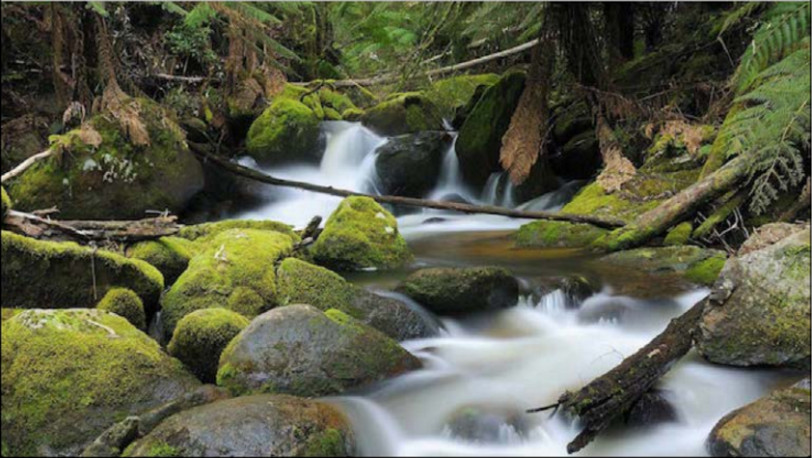
#> input picture Images/input.jpg, 812 x 458 px
$ jupyter execute 'Laboratorio #1 - Procesamiento de imagenes.ipynb'   (shell and % lines are left out)
#> lines starting #> are read from the running program, lines starting #| are printed output that depends on the picture; after the words box and inside, x2 and y2 are one past the last pixel; in counts of white or black regions, pixels touching at a corner belong together
[cell 1]
import cv2 #Libreria de openCV.
import numpy as np #Libreria para calculos numericos.
import matplotlib.pyplot as plt #Libreria para graficos.

[cell 2]
#Cargar imagen
img = cv2.imread("Images/input.jpg")
#> img is the input picture: shape (458, 812, 3); mean B, G, R 72.5, 93.3, 91.1
#Mostrar imagen
plt.imshow(img)

#OpenCV cambia el orden de los colores. Trabaja en BGR

[cell 3]
#Modificando el espacio de colores de BGR a RGB
img_fix= cv2.cvtColor(img, cv2.COLOR_BGR2RGB)
plt.imshow(img_fix)

[cell 4]
type(img)

[cell 5]
img.shape
#> Out = (458, 812, 3)
#(458,812,3) 458 de alto, 812 de ancho y 3 canales

[cell 6]
#Cargar imagen en escala de grises
img_gray=cv2.imread("Images/input.jpg", cv2.IMREAD_GRAYSCALE)
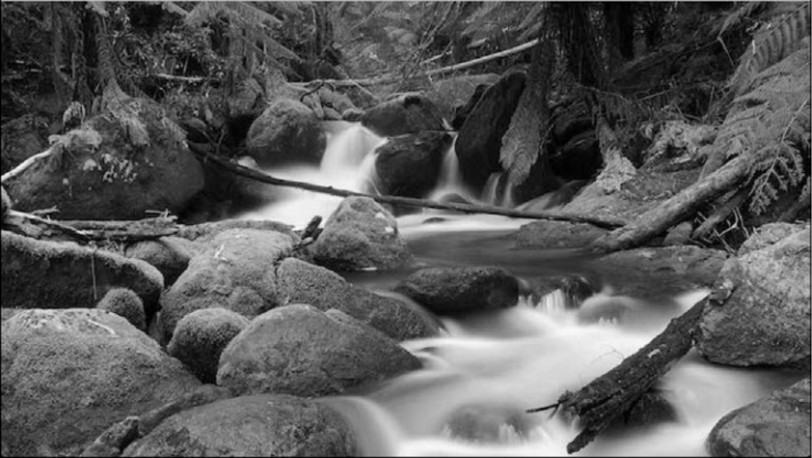
#> img_gray: shape (458, 812); min 0, max 253, mean 90.3
#plt.imshow(img_gray,cmap="gray")
plt.imshow(img_gray, cmap="gray")

#El procesamiento de imagenes siempre se lo trabaja en escala de grises.
#Es mas rapido y usa menos recursos el procesamiento en escala de grises.

[cell 7]
#Guardar una imagen de grises en un nuevo archivo
cv2.imwrite("Images/input_gray.jpg",img_gray)
#> Out = True

[cell 8]
cv2.imwrite("Images/input_gray.png",img_gray)
#> Out = True

[cell 9]
cv2.imwrite("Images/input_gray_compression.png",img_gray,[cv2.IMWRITE_PNG_COMPRESSION])
#> Out = True

## Manipulacion de pixeles y areas

[cell 10]
#Obtener los pesos de colores de la posicion[0,0]
#Pesos de colores RGB en la posicion [0,0] de la imagen
(b,g,r)=img[0,0]
#> b = 32; g = 33; r = 31
print("pixeles en canal Rojo:{} - Verde:{} - Azul:{}".format(r,g,b))
#| pixeles en canal Rojo:31 - Verde:33 - Azul:32

[cell 11]
#Asigar a la posicon[0,0] de la imagen
img[0,0]=(0,0,255)
#> img: shape (458, 812, 3); under 0.01% of pixels changed, all inside (x1, y1, x2, y2) = (0, 0, 1, 1)
(b,g,r)=img[0,0]
#> b = 0; g = 0; r = 255
print("pixeles en canal Rojo:{} - Verde:{} - Azul:{}".format(r,g,b))
#| pixeles en canal Rojo:255 - Verde:0 - Azul:0

[cell 12]
plt.imshow(img)

## Manejo de regiones y cortado

[cell 13]
#Cortar una region de la imagen
corner=img[0:100, 0:100]
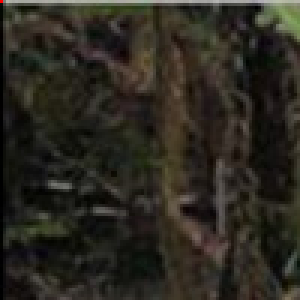
#> corner: shape (100, 100, 3) (shown 3 times larger); mean B, G, R 32.3, 40.4, 43.5
plt.imshow(corner)

[cell 14]
#Marcar el corte con el color verde
img_fix[0:100,0:100]=(0,255,0)
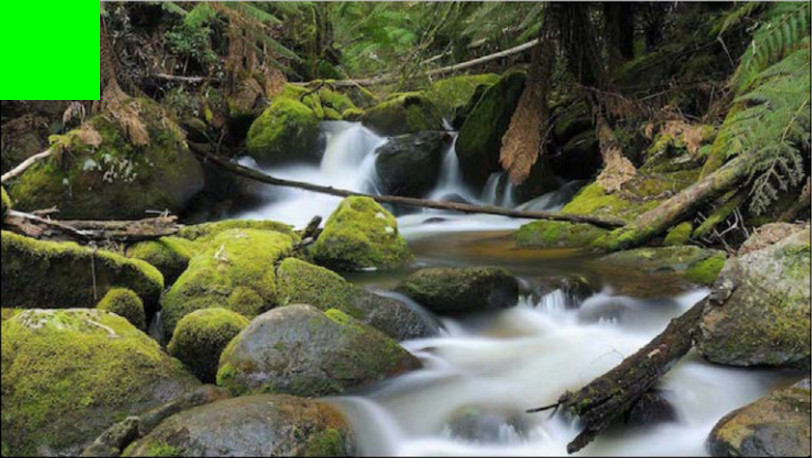
#> img_fix: shape (458, 812, 3); mean R, G, B 90, 99.1, 71.6
plt.imshow(img_fix)

$ run again, with Images/Nadia_Murad.jpg copied over Images/input.jpg
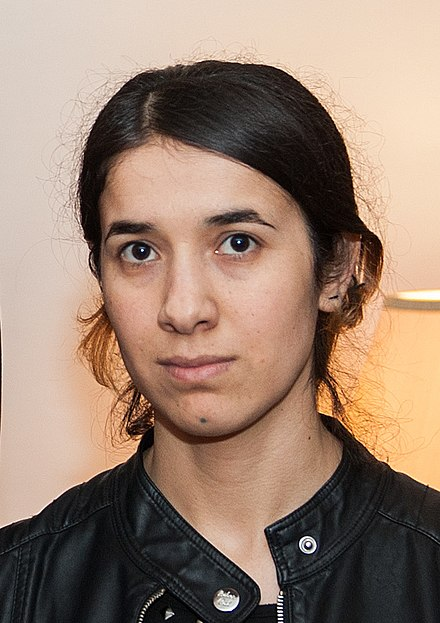
#> input picture Images/Nadia_Murad.jpg, 440 x 623 px
#> img is the input picture: shape (623, 440, 3); mean B, G, R 112.7, 129.2, 153.8
#> `img_gray=cv2.imread("Images/input.jpg", cv2.IMREAD_GRAYSCALE)`:
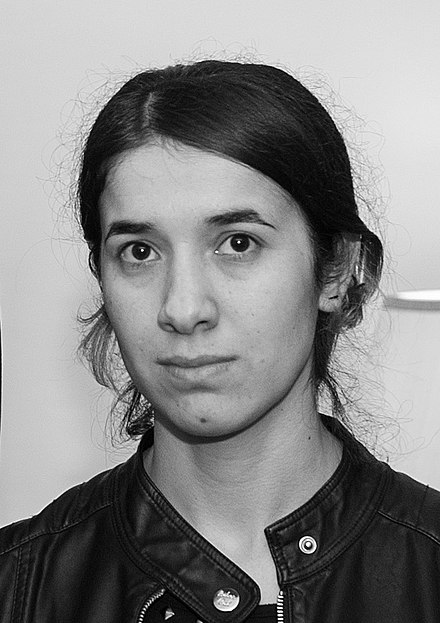
#> img_gray: shape (623, 440); min 0, max 255, mean 134.7
#> `cv2.imwrite("Images/input_gray.jpg",img_gray)`: Out = True
#> `(b,g,r)=img[0,0]`: b = 203; g = 212; r = 222
#| pixeles en canal Rojo:222 - Verde:212 - Azul:203
#> img: shape (623, 440, 3); under 0.01% of pixels changed, all inside (x1, y1, x2, y2) = (0, 0, 1, 1)
#> `(b,g,r)=img[0,0]`: b = 0; r = 255
#| pixeles en canal Rojo:255 - Verde:0 - Azul:0
#> `img_fix[0:100,0:100]=(0,255,0)`:
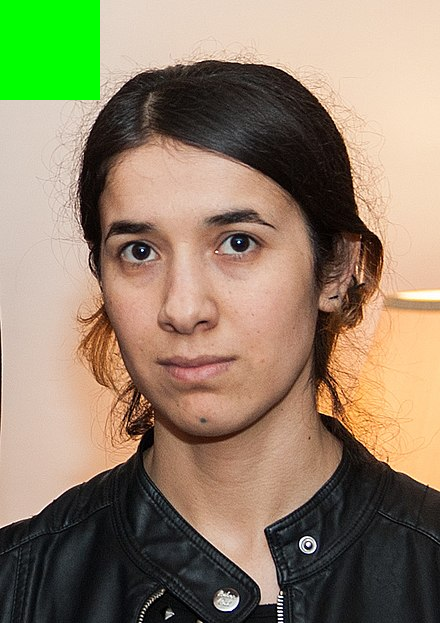
#> img_fix: shape (623, 440, 3); mean R, G, B 145.7, 130.9, 105.4

$ run again, with Images/cat.jpg copied over Images/input.jpg
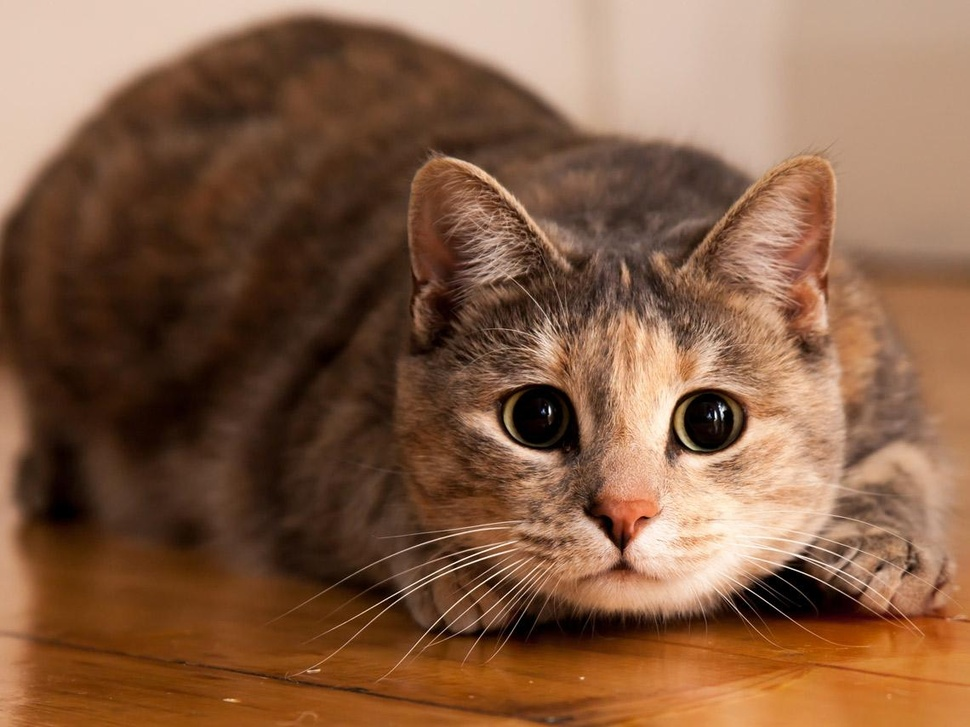
#> input picture Images/cat.jpg, 970 x 727 px, shrunk from 1140 x 855 before the run
#> img is the input picture: shape (727, 970, 3); mean B, G, R 68.2, 94, 132.4
#> `img_gray=cv2.imread("Images/input.jpg", cv2.IMREAD_GRAYSCALE)`:
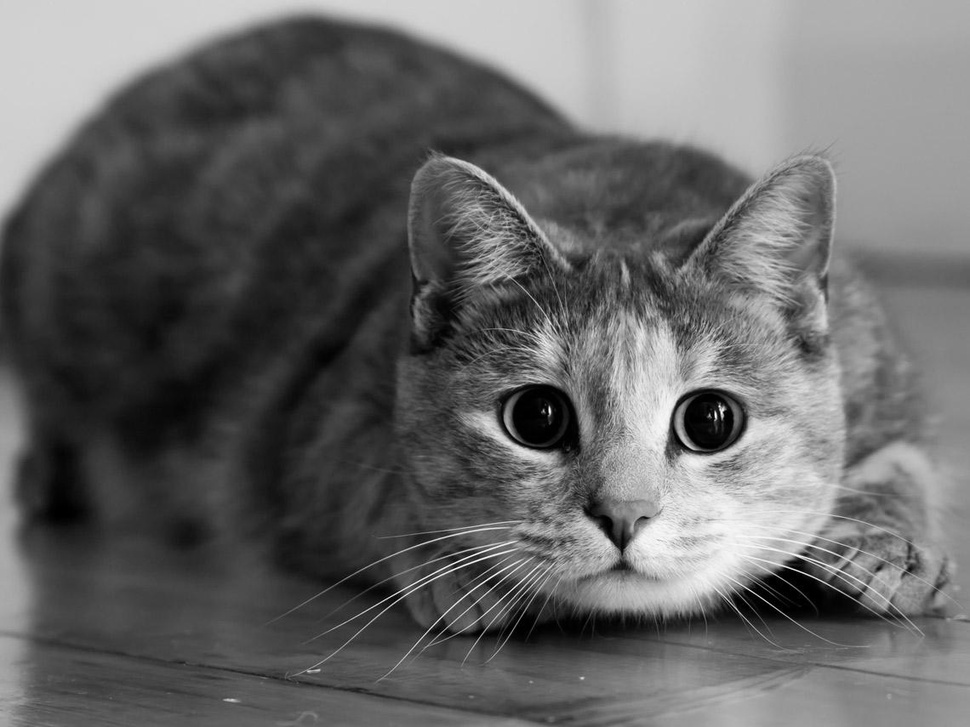
#> img_gray: shape (727, 970); min 0, max 255, mean 102.5
#> `cv2.imwrite("Images/input_gray.jpg",img_gray)`: Out = True
#> `(b,g,r)=img[0,0]`: b = 184; g = 201; r = 228
#| pixeles en canal Rojo:228 - Verde:201 - Azul:184
#> img: shape (727, 970, 3); under 0.01% of pixels changed, all inside (x1, y1, x2, y2) = (0, 0, 1, 1)
#> `(b,g,r)=img[0,0]`: b = 0; r = 255
#| pixeles en canal Rojo:255 - Verde:0 - Azul:0
#> `img_fix[0:100,0:100]=(0,255,0)`:
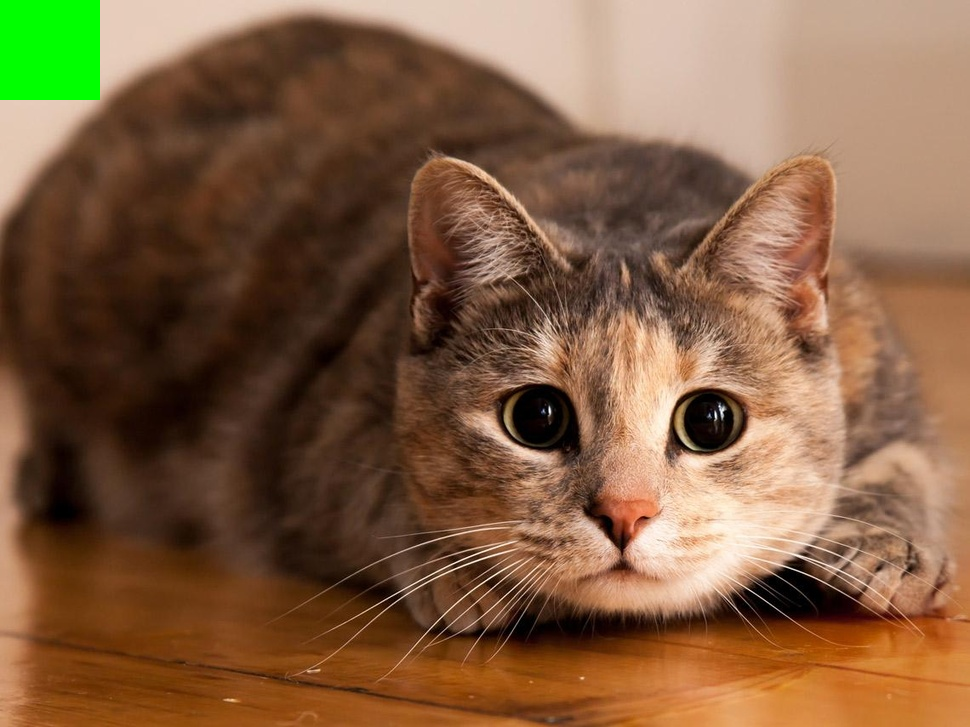
#> img_fix: shape (727, 970, 3); mean R, G, B 129.1, 94.7, 65.6
